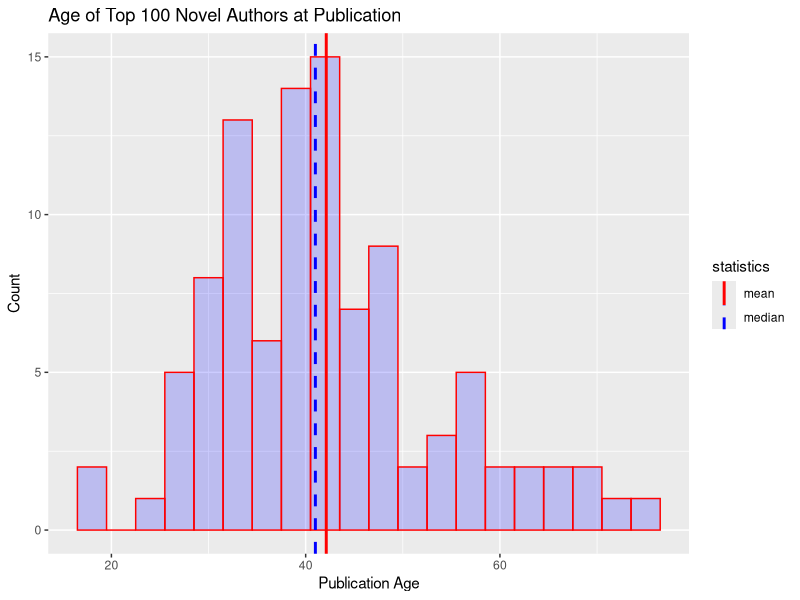

Recreate this plot in R.
## ---- chunk 1
# load libraries
library(readr)
library(dplyr)
library(ggplot2)

# load data frame
greatest_books <- read_csv('top-hundred-books.csv')

# plot data
hist <- qplot(greatest_books$Ages,
      geom='histogram',
      binwidth = 3,  
      main = 'Age of Top 100 Novel Authors at Publication', 
      xlab = 'Publication Age',
      ylab = 'Count',
      fill=I("blue"), 
      col=I("red"), 
      alpha=I(.2)
    ) +
  geom_vline(aes(xintercept=median(greatest_books$Ages),
                 color="median"), linetype="dashed",
                 size=1
    ) +
  geom_vline(aes(xintercept=mean(greatest_books$Ages),
                 color="mean"), linetype="solid",
                 size=1
    ) +
  scale_color_manual(name = "statistics", values = c(median = "blue", mean = "red"))

hist
